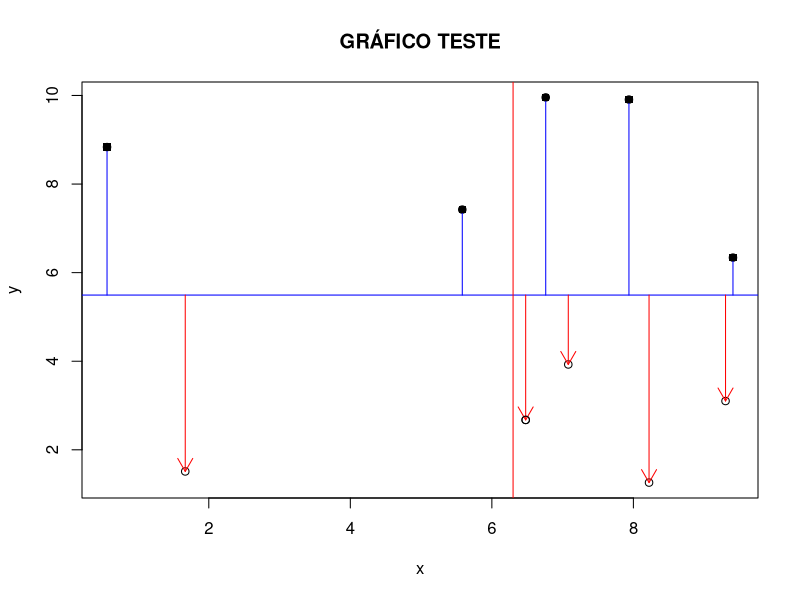
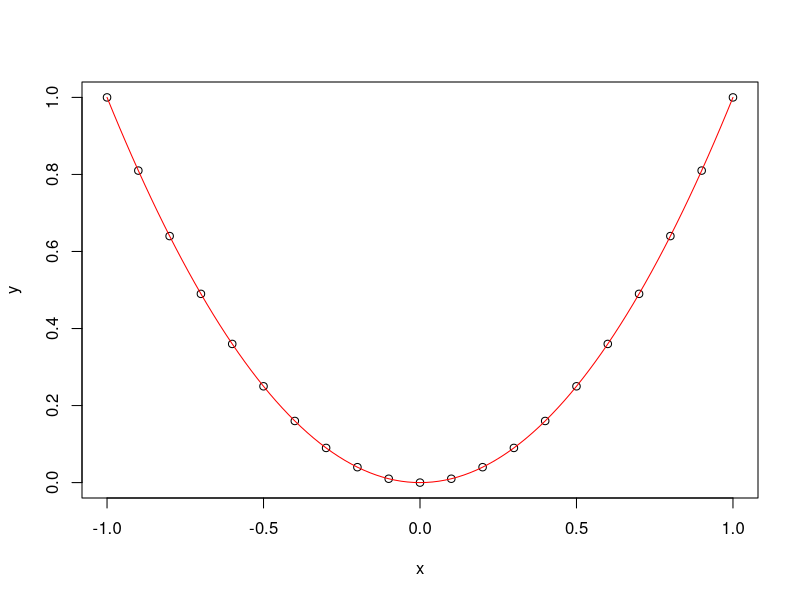
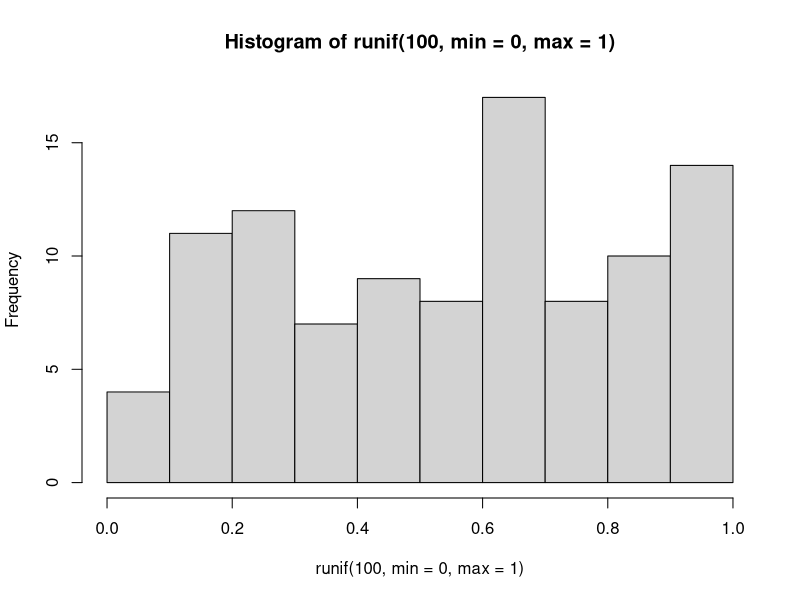
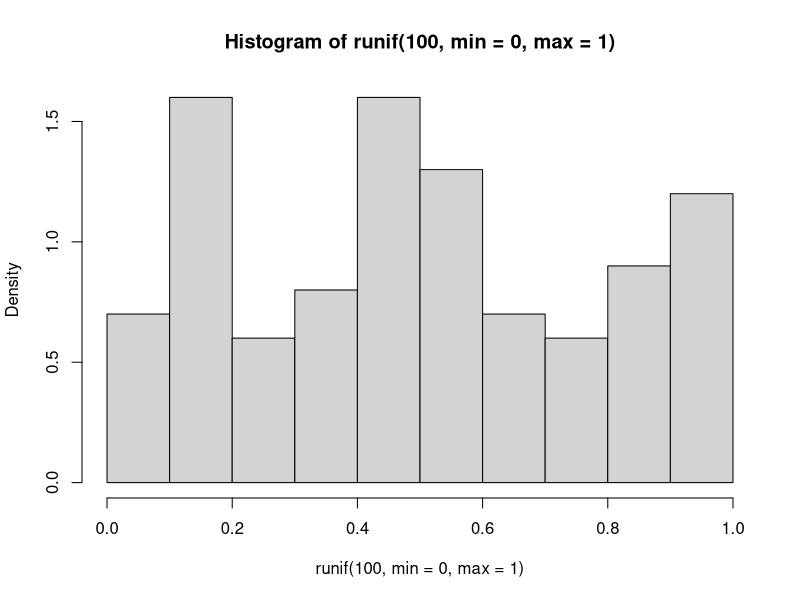
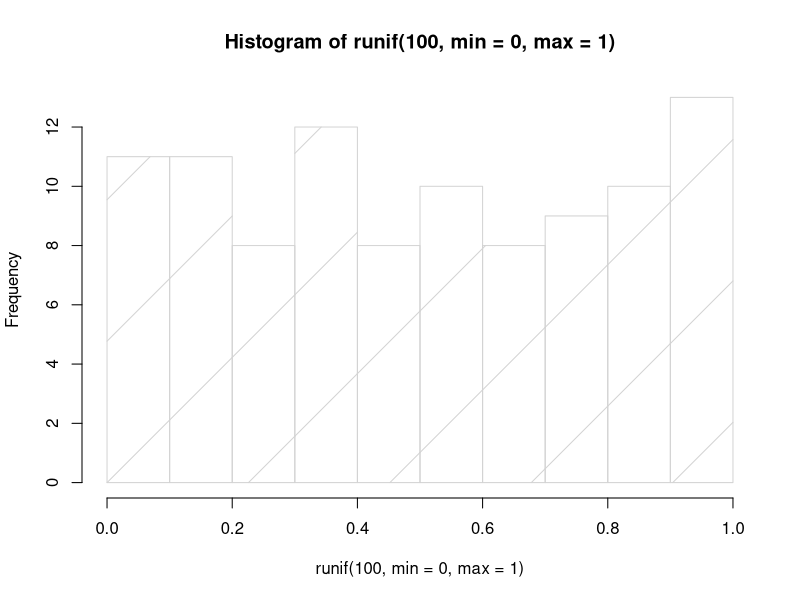
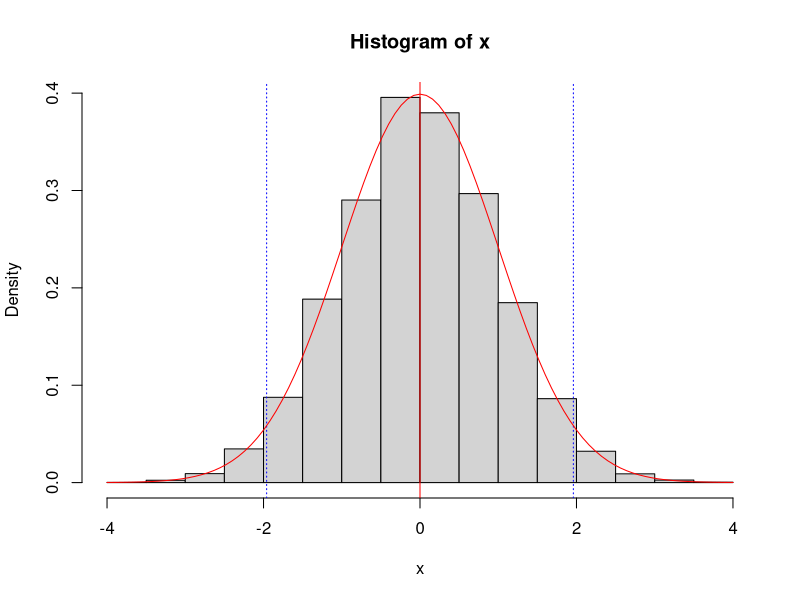

Reproduce these figures in R, in order.
x = runif(n=10,min=0,max=10)
y = runif(n=10,min=0,max=10)
# chamando plotagem
plot(x,y)
# abrir em visulizador avançado
# X11()
# adicionando linha media
abline(h=mean(y), col="blue")
abline(v=mean(x), col="red")
title("GRÁFICO TESTE")
# customizando gráfico
for (i in 1:length(x)) {
  if(y[i] > mean(y)){
    segments(x0 = x[i],x1 = x[i], y0 = mean(y),y1 = y[i], col = "blue")
    points(x = x[i],y = y[i], pch = 15)  
  }else{
    arrows(x0 = x[i],x1 = x[i], y0 = mean(y),y1 = y[i], length = .15, col = "red")
  }
}
points(x=x[2], y=y[2])
# curvas
x = seq(from = -1, to = 1 , by = 0.1)
y = x^2
plot(x,y)
curve(x^2, from = -1 , to = 1, add = TRUE, col = "red" )
# histograma
hist(runif(100, min = 0, max = 1))
hist(runif(100, min = 0, max = 1), freq=FALSE)
hist(runif(100, min = 0, max = 1), density=TRUE)
# histrograma com linha de desvio
set.seed(123)
x = rnorm(n = 10000, mean = 0, sd = 1)
hist(x, freq = F)
abline(v = 0, col = "red")
abline(v = 1.96, col = "blue", lty = 3 )
abline(v = -1.96, col = "blue", lty = 3 )
curve(expr = dnorm(x, mean= 0 , sd = 1), add = TRUE, col = "red"  )